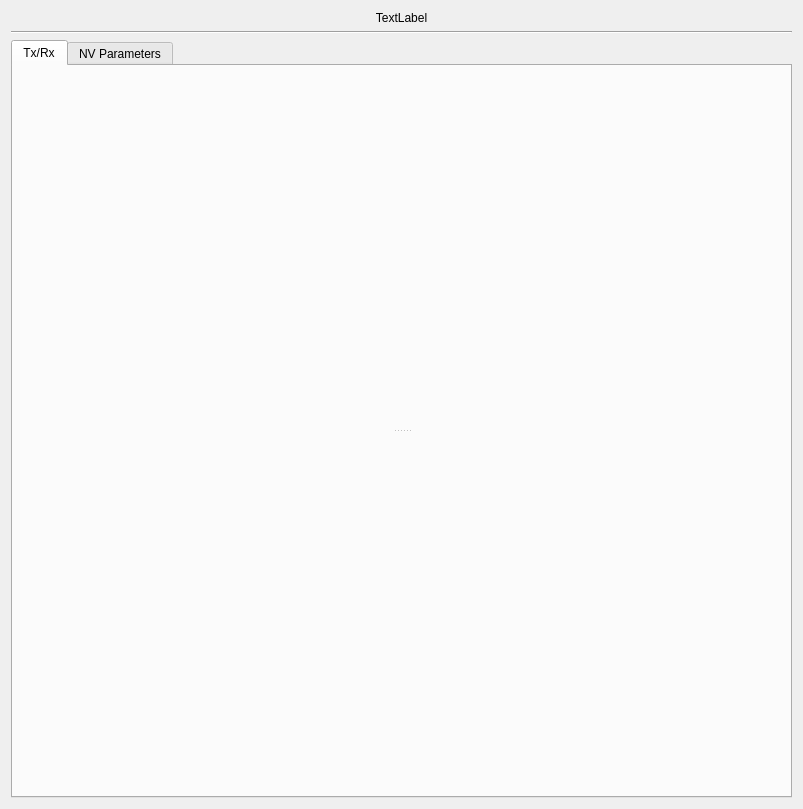
<?xml version="1.0" encoding="UTF-8"?>
<ui version="4.0">
 <class>Form</class>
 <widget class="QWidget" name="Form">
  <property name="geometry">
   <rect>
    <x>0</x>
    <y>0</y>
    <width>803</width>
    <height>809</height>
   </rect>
  </property>
  <property name="windowTitle">
   <string>Form</string>
  </property>
  <layout class="QVBoxLayout" name="verticalLayout">
   <item>
    <widget class="QLabel" name="name">
     <property name="text">
      <string>TextLabel</string>
     </property>
     <property name="alignment">
      <set>Qt::AlignCenter</set>
     </property>
    </widget>
   </item>
   <item>
    <widget class="Line" name="line">
     <property name="orientation">
      <enum>Qt::Horizontal</enum>
     </property>
    </widget>
   </item>
   <item>
    <widget class="QTabWidget" name="tabs">
     <property name="currentIndex">
      <number>0</number>
     </property>
     <widget class="QWidget" name="txrx">
      <attribute name="title">
       <string>Tx/Rx</string>
      </attribute>
      <layout class="QVBoxLayout" name="verticalLayout_3">
       <item>
        <widget class="QSplitter" name="splitter">
         <property name="orientation">
          <enum>Qt::Vertical</enum>
         </property>
         <widget class="TxRxView" name="tx">
         </widget>
         <widget class="TxRxView" name="rx">
         </widget>
        </widget>
       </item>
      </layout>
     </widget>
     <widget class="QWidget" name="nv">
      <attribute name="title">
       <string>NV Parameters</string>
      </attribute>
      <layout class="QVBoxLayout" name="verticalLayout_4">
       <item>
        <widget class="NvView" name="nv">
        </widget>
       </item>
      </layout>
     </widget>
    </widget>
   </item>
  </layout>
 </widget>
 <customwidgets>
  <customwidget>
   <class>NvView</class>
   <extends>QWidget</extends>
   <header>epyq.nvview</header>
  </customwidget>
  <customwidget>
   <class>TxRxView</class>
   <extends>QWidget</extends>
   <header>epyq.txrxview</header>
  </customwidget>
 </customwidgets>
 <resources/>
 <connections/>
</ui>
